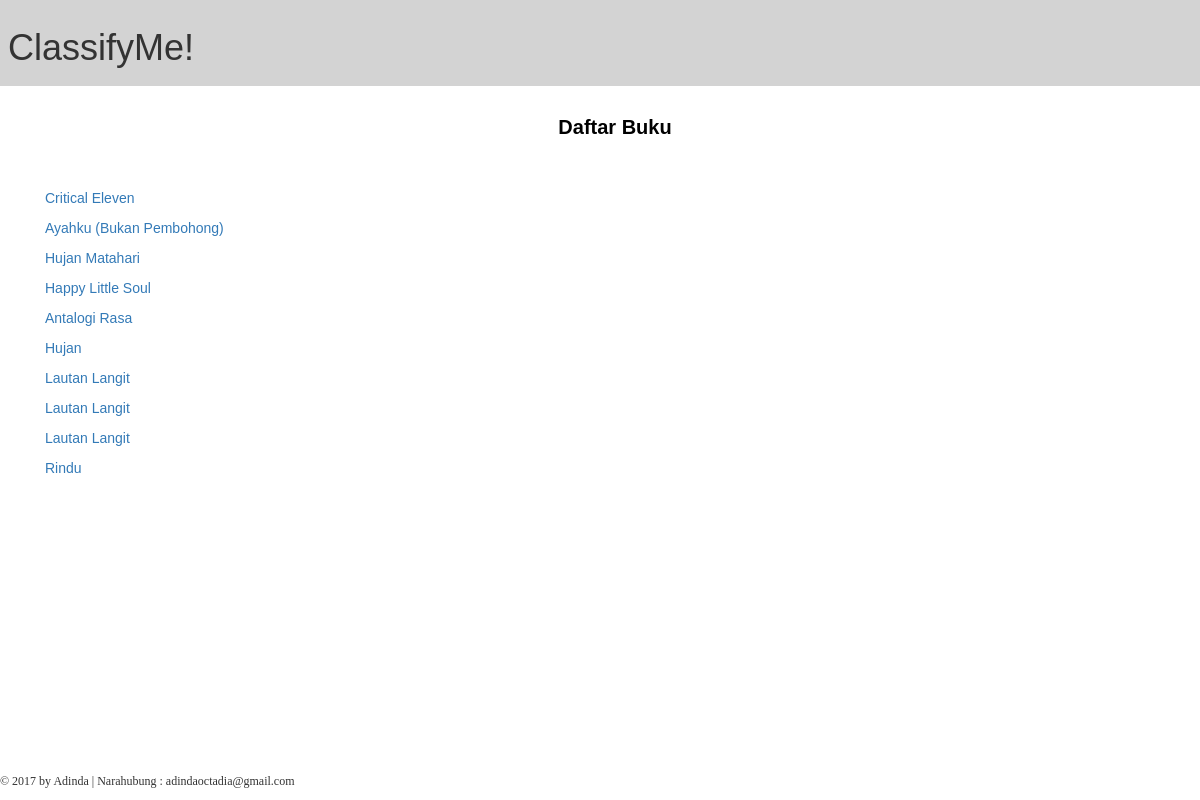
Page /classifyme/input/ on the earlier database version.
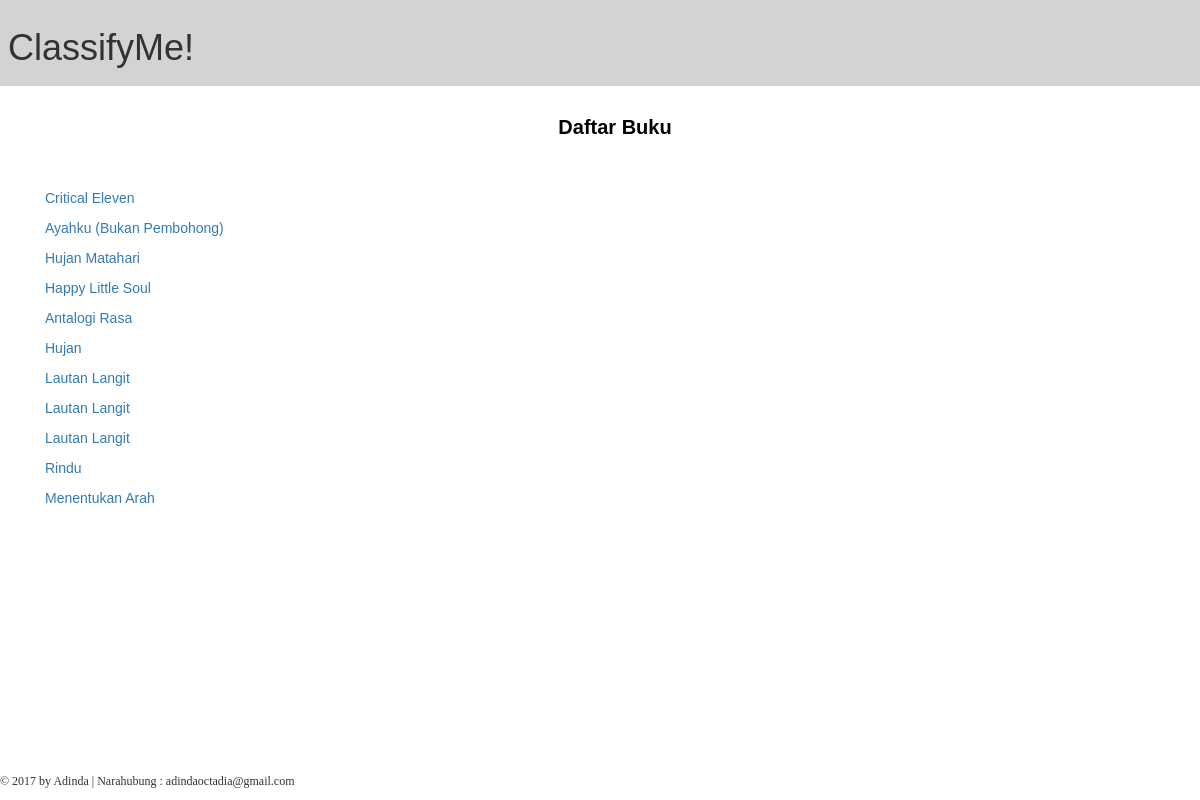
Same page on the later database version.
### classifyme/models.py (models this page shows, shortened)
class Buku(models.Model):
    penulis = models.CharField(max_length=20)
    judul = models.CharField(max_length=100)
    penerbit = models.CharField(max_length=30)
    tahun_terbit = models.CharField(max_length=4)
    ulasan = models.FileField(blank=True, null=True, upload_to='files')

### classifyme/views.py (the view)
# urls.py: url(r'^classifyme/input/$', views.input, name='input'),
def input(request):
    context = {} #inisialisasi harus kosong
    buku_query = Buku.objects.all() #questions_query = variabel
    context['buku'] = buku_query #yg di tanda '' boleh beda dr variabel
    return render(request, 'classifyme/input.html', context)

### templates/classifyme/input.html (shortened to what this page needs)
{% extends 'classifyme/base.html' %}
{% block content %}
<div class="content container">
  <div class="row">
    <div class="col-md-12">
        <h4><strong>Daftar Buku</strong></h4>
        <br>
        <br>
        <div class="content container">
          <div class="row">
            <div class="col-md-3">
              {% for q in buku %}
                <p><a href="{% url 'textmining' q.id%}">{{q.judul}}</a></p>
              {% endfor %}
            </div>
          </div>
        </div>
        <br>
    </div>
  </div>
</div>
{% endblock %}

Differences in the rows shown:
added Buku: judul "Menentukan Arah"
